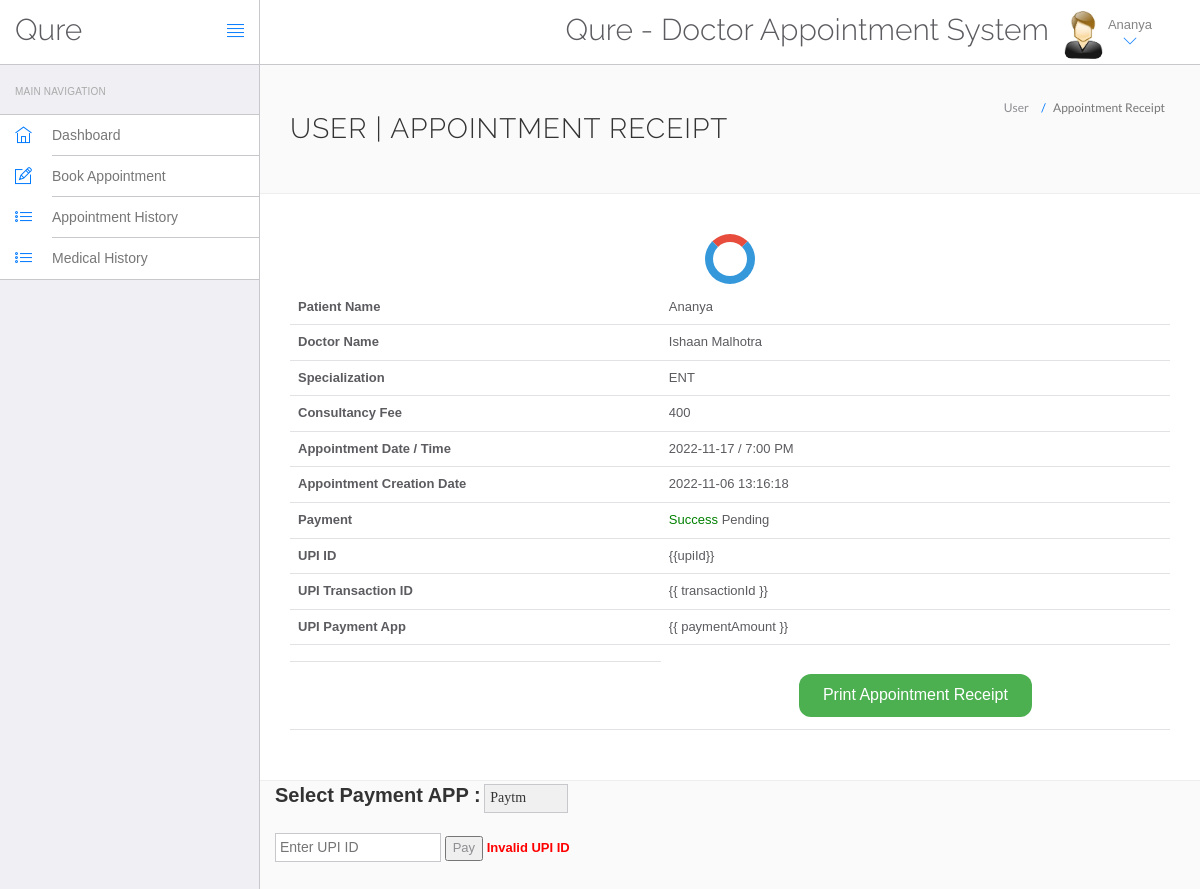
Screenshot of /hospital/hms/app.php (signed in) with the database file from the repository.
### tables this page shows
CREATE TABLE `users` (
  `id` int(11) NOT NULL,
  `fullName` varchar(255) DEFAULT NULL,
  `address` longtext DEFAULT NULL,
  `city` varchar(255) DEFAULT NULL,
  `gender` varchar(255) DEFAULT NULL,
  `email` varchar(255) DEFAULT NULL,
  `password` varchar(255) DEFAULT NULL,
  `regDate` timestamp NULL DEFAULT current_timestamp(),
  `updationDate` timestamp NULL DEFAULT NULL ON UPDATE current_timestamp()
);

CREATE TABLE `appointment` (
  `id` int(11) NOT NULL,
  `doctorSpecialization` varchar(255) DEFAULT NULL,
  `doctorId` int(11) DEFAULT NULL,
  `userId` int(11) DEFAULT NULL,
  `consultancyFees` int(11) DEFAULT NULL,
  `appointmentDate` varchar(255) DEFAULT NULL,
  `appointmentTime` varchar(255) DEFAULT NULL,
  `postingDate` timestamp NULL DEFAULT current_timestamp(),
  `userStatus` int(11) DEFAULT NULL,
  `doctorStatus` int(11) DEFAULT NULL,
  `updationDate` timestamp NULL DEFAULT NULL ON UPDATE current_timestamp()
);

CREATE TABLE `doctors` (
  `id` int(11) NOT NULL,
  `specilization` varchar(255) NOT NULL,
  `doctorName` varchar(255) DEFAULT NULL,
  `address` longtext DEFAULT NULL,
  `docFees` varchar(255) DEFAULT NULL,
  `contactno` bigint(11) DEFAULT NULL,
  `docEmail` varchar(255) DEFAULT NULL,
  `password` varchar(255) DEFAULT NULL,
  `creationDate` timestamp NULL DEFAULT current_timestamp(),
  `updationDate` timestamp NULL DEFAULT NULL ON UPDATE current_timestamp(),
  `spno` int(11) DEFAULT NULL
);

### hospital/hms/app.php (the view, shortened to what this page needs)
<?php
include('include/config.php');
?>
<!DOCTYPE html>
<html lang="en" ng-app="calcApp">
<head>
    <link rel="stylesheet" href="vendor/bootstrap/css/bootstrap.min.css">
    <link rel="stylesheet" href="vendor/fontawesome/css/font-awesome.min.css">
    <link rel="stylesheet" href="vendor/themify-icons/themify-icons.min.css">
    <link href="vendor/animate.css/animate.min.css" rel="stylesheet" media="screen">
    <link href="vendor/perfect-scrollbar/perfect-scrollbar.min.css" rel="stylesheet" media="screen">
    <link href="vendor/switchery/switchery.min.css" rel="stylesheet" media="screen">
    <link href="vendor/bootstrap-touchspin/jquery.bootstrap-touchspin.min.css" rel="stylesheet" media="screen">
    <link href="vendor/select2/select2.min.css" rel="stylesheet" media="screen">
    <link href="vendor/bootstrap-datepicker/bootstrap-datepicker3.standalone.min.css" rel="stylesheet" media="screen">
    <link href="vendor/bootstrap-timepicker/bootstrap-timepicker.min.css" rel="stylesheet" media="screen">
    <link rel="stylesheet" href="assets/css/styles.css">
    <link rel="stylesheet" href="assets/css/plugins.css">
    <link rel="stylesheet" href="assets/css/themes/theme-1.css" id="skin_color" />
</head>
<body ng-controller="calcCntrl">
    <div id="app">
        <?php include('include/sidebar.php'); ?>
        <div class="app-content">
            <?php include('include/header.php'); ?>
            <div class="main-content">
                <div class="wrap-content container" id="container">
                    <main class="print-content">
                        <section id="page-title">
                            <div class="row">
                                <div class="col-sm-8">
                                    <h1 class="mainTitle">User | Appointment Receipt</h1>
                                </div>
                                <ol class="breadcrumb">
                                    <li><span>User </span></li>
                                    <li class="active"><span>Appointment Receipt</span></li>
                                </ol>
                            </div>
                        </section>
                        <div class="container-fluid container-fullw bg-white">
                            <div class="row">
                                <div class="col-md-12">
                                        <loader ng-show="processing">
                                        <div class="loading-container" >
                                      <div class="loading-animation"></div>
                                          </div></loader>
                                           <?php
                                            $sql = mysqli_query($con, "SELECT doctors.doctorName AS docname, appointment.*
                                            FROM appointment
                                            JOIN doctors ON doctors.id = appointment.doctorId
                                            WHERE appointment.userId='" . $_SESSION['id'] . "'
                                            ORDER BY appointment.userId DESC");
                                            $cnt = 1;
                                            while ($row = mysqli_fetch_array($sql)) {
                                                if ($cnt == 1) {
                                            ?>
                                    <table class="table table-hover" id="sample-table-1" ng-show="!processing">
                                        <thead>
                                            <tr><th>Patient Name</th>
                                            <td>
                                                <span class="username">
                                                <?php $query1=mysqli_query($con,"select fullName from users where id='".$_SESSION['id']."'");
                                                    while($row1=mysqli_fetch_array($query1))
                                                       {
                                                            echo $row1['fullName'];
                                                       }
                                                    ?></span></td></tr>
                                                    <tr>
                                                        <th class="hidden-xs">Doctor Name</th>
                                                        <td class="hidden-xs"><?php echo $row['docname']; ?></td>
                                                    </tr>
                                                    <tr>
                                                        <th>Specialization</th>
                                                        <td><?php echo $row['doctorSpecialization']; ?></td>
                                                    </tr>
                                                    <tr>
                                                        <th>Consultancy Fee</th>
                                                        <td><?php echo $row['consultancyFees']; ?></td>
                                                    </tr>
                                                    <tr>
                                                        <th>Appointment Date / Time </th>
                                                        <td><?php echo $row['appointmentDate']; ?> / <?php echo $row['appointmentTime']; ?></td>
                                                    </tr>
                                                    <tr>
                                                        <th>Appointment Creation Date </th>
                                                        <td><?php echo $row['postingDate']; ?></td>
                                                    </tr>
                                                    <tr>
                                                        <th>Payment</th>
                                                        <td><span ng-show="success" style="color:green;">Success</span> <span ng-hide="success">Pending</span></td>
                                                    </tr>
                                                    <tr ng-show="success">
                                                        <th>UPI ID</th>
                                                        <td> {{upiId}}</td>
                                                    </tr>
                                                    <tr ng-show="success">
                                                        <th>UPI Transaction ID</th>
                                                        <td>{{ transactionId }}</td>
                                                    </tr>
                                                    <tr ng-show="success">
                                                        <th>UPI Payment App</th>
                                                        <td>{{ paymentAmount }}</td>
                                                    </tr>
                                                    </main>
													<tr><td> </td></tr>
                                                    <tr>
    <td></td>
    <td style="text-align: center;">
        <button id="printButton" onclick="captureScreenshot()" ng-show="success" style="background-color: #4CAF50; /* Green */
            border: none;
            color: white;
            padding: 10px 24px;
            text-align: center;
            text-decoration: none;
            display: inline-block;
            font-size: 16px;
            margin: 4px 2px;
            cursor: pointer;
            border-radius: 12px;">
            Print Appointment Receipt
        </button>
    </td>
</tr>
                                    <?php
                                                    $cnt = $cnt + 1;
                                                }
                                            } ?>
                                </div>
                            </div>
                        </div>
                    <form name="form" ng-show="!success1">
                    <b ng-init="paymentAmount = 'Google Pay'">
                        <label style="font-size: 20px; color: #333; font-weight: bold;">Select Payment APP : </label></b>
                    <select ng-model="paymentAmount" style="background-color: #f0f0f0; font-family: 'Times New Roman'; color: #333; padding: 5px; border-radius: 20px;">
    <option value="Paytm">Paytm</option>
</select>
<br><br>
<input type="text" ng-model="upiId" placeholder="Enter UPI ID" ng-change="validateUPI()">
<button ng-click="pay()" ng-disabled="failupi">Pay</button>
<span ng-if="failupi" style="color: red; font-weight: bold;">Invalid UPI ID</span>
</form>
            </div>
</body>
</html>

### hospital/hms/include/header.php (shortened to what this page needs)
<header class="navbar navbar-default navbar-static-top">
					<div class="navbar-header">
						<a class="navbar-brand" href="#">
							<h2 style="padding-top:20% ">Qure</h2>
						</a>
						<a href="#" class="sidebar-toggler pull-right visible-md visible-lg" data-toggle-class="app-sidebar-closed" data-toggle-target="#app">
							<i class="ti-align-justify"></i>
						</a>
					</div>
					<div class="navbar-collapse collapse">
						<ul class="nav navbar-right">
								<li  style="padding-top:2% ">
								<h2>Qure - Doctor Appointment System</h2>
							</li>
							<li class="dropdown current-user">
								<a href class="dropdown-toggle" data-toggle="dropdown">
									<img src="assets/images/images.jpg"> <span class="username">
									<?php $query=mysqli_query($con,"select fullName from users where id='".$_SESSION['id']."'");
while($row=mysqli_fetch_array($query))
{
	echo $row['fullName'];
}
									?> <i class="ti-angle-down"></i></i></span>
								</a>
							</li>
						</ul>
					</div>
				</header>

### hospital/hms/assets/css/themes/theme-1.css (style rules this page uses)
body { background: #FAFAFA; }
header .navbar-header { background: #ffffff !important; border-right-color: #c8c7cc !important; border-bottom-color: #c8c7cc !important; }
header .navbar-header .sidebar-toggler, header .navbar-header .sidebar-mobile-toggler { color: #007aff !important; }
header .navbar-header .navbar-brand { color: #777 !important; }
header .navbar-collapse { background: #ffffff !important; border-bottom-color: #c8c7cc !important; box-shadow: none !important; }
header .navbar-collapse .navbar-right > li > a { color: #777; }
header .navbar-collapse .navbar-right > li > a i { color: #007aff !important; }

### hospital/hms/app.php (style rules this page uses)
.loading-container { text-align: center; }
.loading-animation { display: inline-block; width: 50px; height: 50px; border: 8px solid #3498db; border-top: 8px solid #e74c3c; border-radius: 50%; animation: spin 1s linear infinite; }

### rows the page displays
users: fullName "Ananya"
appointment: doctorId.doctorName "Ishaan Malhotra", doctorSpecialization "ENT", consultancyFees "400", appointmentDate "2022-11-17", appointmentTime "7:00 PM", postingDate "2022-11-06 13:16:18"
